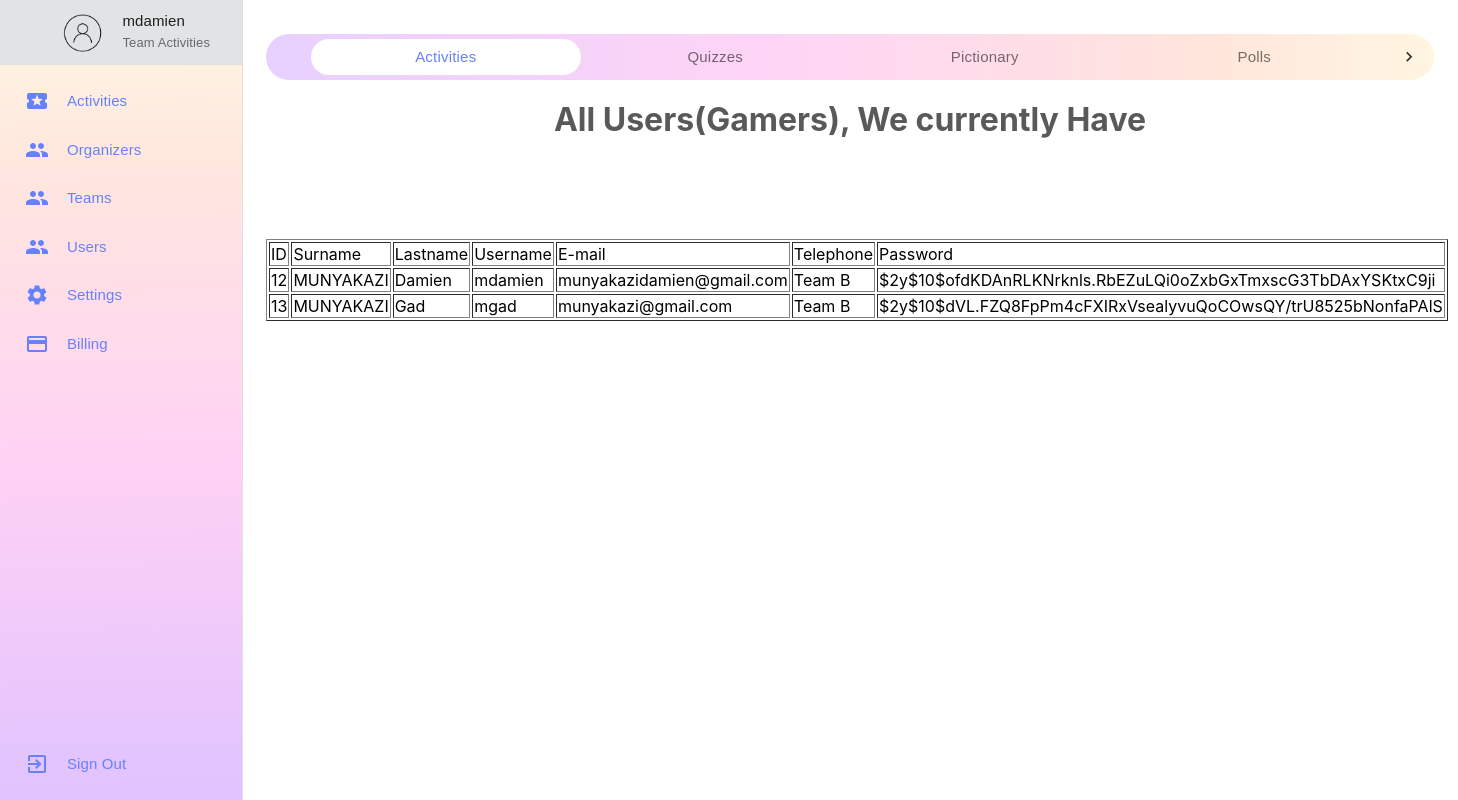
Screenshot of /Admin/users.php (signed in) with the database file from the repository.
### tables this page shows
CREATE TABLE `user` (
  `id` int(11) NOT NULL,
  `firstname` varchar(50) DEFAULT NULL,
  `lastname` varchar(50) DEFAULT NULL,
  `username` varchar(50) DEFAULT NULL,
  `email` varchar(100) DEFAULT NULL,
  `telephone` varchar(20) DEFAULT NULL,
  `password` varchar(100) DEFAULT NULL,
  `creationdate` timestamp NOT NULL DEFAULT CURRENT_TIMESTAMP,
  `activation_code` varchar(50) DEFAULT NULL,
  `is_activated` tinyint(1) DEFAULT '0'
);

### Admin/users.php (the view, shortened to what this page needs)
<?php
   require_once('db.php');
    $user_id = $_SESSION['user_id'];
    $sql = "SELECT username FROM user WHERE id='$user_id'";
    $result = $connection->query($sql);
    if ($result->num_rows == 1) {
        $row = $result->fetch_assoc();
        $email = $row['username'];
    } else {
        $email = "Unknown";
    }
    $query = "SELECT * FROM user";
    $result = mysqli_query($connection,$query);
?>
<html>
<head>
  <link href="./static/css/main.ecbd17b9.chunk.css" rel="stylesheet">
</head>
<body>
    <div id="root">
        <nav class="jss39">
        <div class="MuiDrawer-root MuiDrawer-docked">
            <div class="MuiPaper-root MuiDrawer-paper jss45 MuiDrawer-paperAnchorLeft MuiDrawer-paperAnchorDockedLeft MuiPaper-elevation0">
            <div class="jss40 cFlex"><div class="jss44" style="min-height: fit-content;">
                <div class="MuiBox-root jss56 jss47 cWidthFillAvailable">
                <div class="MuiBox-root jss57">
                    <p class="MuiTypography-root jss49 maxLines2 MuiTypography-body1">
                        <?php echo $email; ?>
                    </p>
                    <p class="MuiTypography-root jss50 MuiTypography-body1">
                    Team Activities
                    </p>
                </div>
                <div class="MuiAvatar-root MuiAvatar-circular jss48">
                    <img alt="ishimwe Oaklynn" src="./images/men.png" class="MuiAvatar-img">
                    </div>
                </div>
            </div>
            <ul class="MuiList-root MuiList-padding">
                <li class="MuiListItem-root jss51 MuiListItem-gutters">
                    <div class="MuiListItemIcon-root" style="min-width: 42px;">
                    </div>
                    <div class="MuiListItemText-root" id="MuiListItemclickable001">
                        <span class="MuiTypography-root MuiListItemText-primary MuiTypography-body1 MuiTypography-displayBlock">
                            Activities
                        </span>
                    </div>
                </li>
                <li class="MuiListItem-root jss51 MuiListItem-gutters">
                <div class="MuiListItemIcon-root" style="min-width: 42px;">
                </div>
                <div class="MuiListItemText-root" id="MuiListItemclickable002">
                    <span class="MuiTypography-root MuiListItemText-primary MuiTypography-body1 MuiTypography-displayBlock">
                     Organizers
                    </span>
                    </div>
                </li>
                <li class="MuiListItem-root jss51 MuiListItem-gutters">
                    <div class="MuiListItemIcon-root" style="min-width: 42px;">
                    </div>
                    <div class="MuiListItemText-root" id="MuiListItemclickable003">
                        <span class="MuiTypography-root MuiListItemText-primary MuiTypography-body1 MuiTypography-displayBlock">
                        Teams
                        </span>
                    </div>
                    </li>
                    <li class="MuiListItem-root jss51 MuiListItem-gutters">
                    <div class="MuiListItemIcon-root" style="min-width: 42px;">
                    </div>
                    <div class="MuiListItemText-root" id="MuiListItemclickable004">
                        <span class="MuiTypography-root MuiListItemText-primary MuiTypography-body1 MuiTypography-displayBlock">
                        Users
                        </span>
                    </div>
                    </li>
                    <li class="MuiListItem-root jss51 MuiListItem-gutters">
                    <div class="MuiListItemIcon-root" style="min-width: 42px;">
                    </div>
                    <div class="MuiListItemText-root" id="MuiListItemclickable005">
                        <span class="MuiTypography-root MuiListItemText-primary MuiTypography-body1 MuiTypography-displayBlock">
                        Settings
                        </span>
                    </div>
                    </li>
                    <li class="MuiListItem-root jss51 MuiListItem-gutters">
                            <div class="MuiListItemIcon-root" style="min-width: 42px;">
                            <svg class="MuiSvgIcon-root" focusable="false" viewBox="0 0 24 24" aria-hidden="true">
                                <path d="M20 4H4c-1.11 0-1.99.89-1.99 2L2 18c0 1.11.89 2 2 2h16c1.11 0 2-.89 2-2V6c0-1.11-.89-2-2-2zm0 14H4v-6h16v6zm0-10H4V6h16v2z">
                                </path>
                            </svg>
                            </div>
                            <div class="MuiListItemText-root" id="MuiListItemclickable006">
                            <span class="MuiTypography-root MuiListItemText-primary MuiTypography-body1 MuiTypography-displayBlock">
                                Billing
                            </span>
                            </div>
                        </li>
                    </ul>
                        <div class="cHeightFillAvailable">
                        </div>
                        <ul class="MuiList-root MuiList-padding">
                        <li class="MuiListItem-root jss51 MuiListItem-gutters">
                            <div class="MuiListItemIcon-root" style="min-width: 42px;">
                            <svg class="MuiSvgIcon-root" focusable="false" viewBox="0 0 24 24" aria-hidden="true">
                                <path d="M10.09 15.59L11.5 17l5-5-5-5-1.41 1.41L12.67 11H3v2h9.67l-2.58 2.59zM19 3H5c-1.11 0-2 .9-2 2v4h2V5h14v14H5v-4H3v4c0 1.1.89 2 2 2h14c1.1 0 2-.9 2-2V5c0-1.1-.9-2-2-2z">
                                </path>
                            </svg>
                            </div>
                            <div class="MuiListItemText-root" id="MuiListItemclickable007">
                            <span class="MuiTypography-root MuiListItemText-primary MuiTypography-body1 MuiTypography-displayBlock">
                                Sign Out
                            </span>
                            </div>
                        </li>
                        </ul>
                    </div>
                    </div>
                </div>
                </nav>
                <main class="jss46">
                <div class="MuiTabs-root hq-tabs jss242">
                    <div class="MuiTabs-scroller MuiTabs-scrollable" style="margin-bottom: 0px;">
                        <div class="MuiTabs-flexContainer" role="tablist">
                        <button class="MuiButtonBase-root MuiTab-root MuiTab-textColorPrimary jss243 Mui-selected" tabindex="0" type="button" role="tab" aria-selected="true">
                            <span class="MuiTab-wrapper">
                            <span class="jss244">
                                Activities
                            </span>
                            </span>
                        </button>
                        <button class="MuiButtonBase-root MuiTab-root MuiTab-textColorPrimary jss243" tabindex="-1" type="button" role="tab" aria-selected="false">
                            <span class="MuiTab-wrapper">
                            <span class="jss244">Quizzes</span>
                            </span>
                        </button>
                        <button class="MuiButtonBase-root MuiTab-root MuiTab-textColorPrimary jss243" tabindex="-1" type="button" role="tab" aria-selected="false">
                            <span class="MuiTab-wrapper">
                            <span class="jss244">
                                Pictionary
                            </span>
                            </span>
                        </button>
                        <button class="MuiButtonBase-root MuiTab-root MuiTab-textColorPrimary jss243" tabindex="-1" type="button" role="tab" aria-selected="false">
                            <span class="MuiTab-wrapper">
                            <span class="jss244">
                                Polls
                            </span>
                            </span>
                        </button>
                        </div>
                    </div>
                    <div class="MuiButtonBase-root MuiTabScrollButton-root MuiTabs-scrollButtons MuiTabs-scrollButtonsDesktop" aria-disabled="false">
                        <svg class="MuiSvgIcon-root MuiSvgIcon-fontSizeSmall" focusable="false" viewBox="0 0 24 24" aria-hidden="true">
                        <path d="M8.59 16.34l4.58-4.59-4.58-4.59L10 5.75l6 6-6 6z">
                        </path>
                        </svg>
                    </div>
                    </div>
        <h1 style="text-align: center;margin-bottom: 100px;margin-top:20px;color:#595959">All Users(Gamers), We currently Have</h1>
        <center>
            <div class="container">
                <div class="row">
                    <div class="col">
                        <div class="card">
                            <div class="body">
                                <table border="1">
                                    <tr class="headers">
                                        <td>ID</td>
                                        <td>Surname</td>
                                        <td>Lastname</td>
                                        <td>Username</td>
                                        <td>E-mail</td>
                                        <td>Telephone</td>
                                        <td>Password</td>
                                    </tr>
                                    <tr>
                                        <?php
                                            while($row = mysqli_fetch_assoc($result))
                                            {
                                        ?>
                                    <td><?php echo $row['id']; ?></td>
                                    <td><?php echo $row['firstname']; ?></td>
                                    <td><?php echo $row['lastname']; ?></td>
                                    <td><?php echo $row['username']; ?></td>
                                    <td><?php echo $row['email']; ?></td>
                                    <td><?php echo $row['telephone']; ?></td>
                                    <td><?php echo $row['password']; ?></td>
                                    </tr>
                                        <?php
                                            }
                                        ?>
                                </table>
                            </div>
                        </div>
                    </div>
                </div>
            </div>
        </center>
    </main>
  </body>
</html>

### Admin/static/css/main.ecbd17b9.chunk.css (style rules this page uses)
body { margin:0;font-family:-apple-system,BlinkMacSystemFont,"Segoe UI","Roboto","Oxygen","Ubuntu","Cantarell","Fira Sans","Droid Sans","Helvetica Neue",sans-serif;-webkit-font-smoothing:antialiased;-moz-osx-font-smoothing:grayscale }
.cFlex { display:flex!important }
.cWidthFillAvailable { width:100%!important;width:-webkit-fill-available!important;width:fill-available!important }
.cHeightFillAvailable { height:100%!important;height:-webkit-fill-available!important;height:fill-available!important }
.maxLines2 { -webkit-line-clamp:2;line-clamp:2 }
.maxLines1,.maxLines2 { overflow:hidden;text-overflow:ellipsis;display:-webkit-box;-webkit-box-orient:vertical }
.hq-tabs { background:linear-gradient(90deg,rgba(212,170,255,.55),rgba(255,178,237,.55) 44.79%,rgba(255,208,189,.55) 80.73%,rgba(255,238,201,.55));border-radius:30px;min-height:36px!important;padding:5px }
.hq-tabs .MuiTab-root { padding:0;min-height:36px }
.hq-tabs .Mui-selected { border-radius:30px;-webkit-animation:tab-background .5s forwards;animation:tab-background .5s forwards;padding:0 }

### rows the page displays
user: username "mdamien", id "12", firstname "MUNYAKAZI", lastname "Damien", email "munyakazidamien@gmail.com", telephone "Team B", password "$2y$10$ofdKDAnRLKNrknls.RbEZuLQi0oZxbGxTmxscG3TbDAxYSKtxC9ji"
user: id "13", firstname "MUNYAKAZI", lastname "Gad", username "mgad", email "munyakazi@gmail.com", telephone "Team B", password "$2y$10$dVL.FZQ8FpPm4cFXIRxVsealyvuQoCOwsQY/trU8525bNonfaPAlS"
